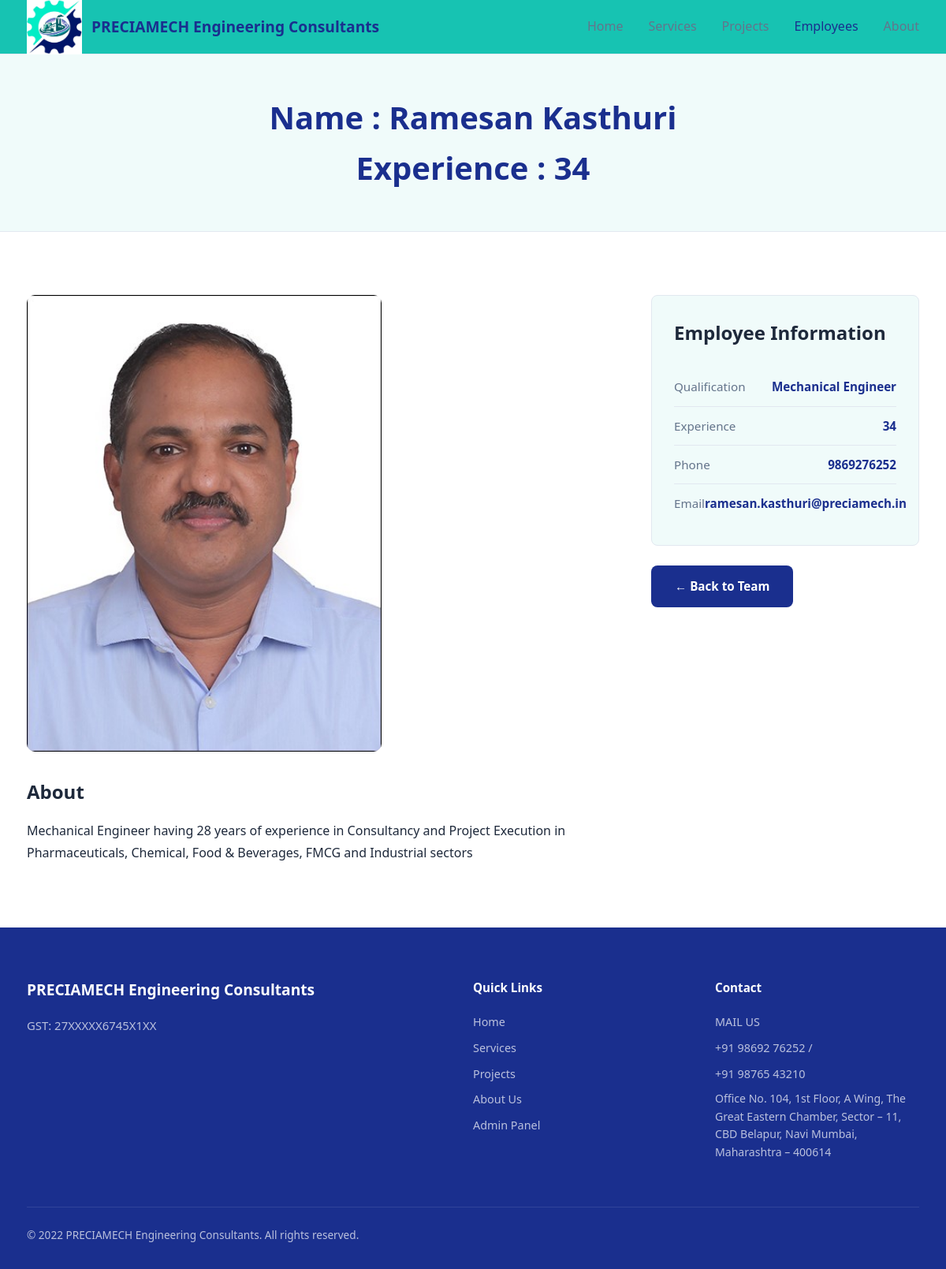
Screenshot of /employees/1 with the database file from the repository.
### app.py (models this page shows)
class Employee(db.Model):
    id = db.Column(db.Integer, primary_key=True)
    name = db.Column(db.String(150), nullable=False)
    category = db.Column(db.String(20), nullable=False)
    qualification = db.Column(db.String(200))
    experience = db.Column(db.String(100))
    description = db.Column(db.Text)
    image_filename = db.Column(db.String(250))
    phone = db.Column(db.String(30))
    email = db.Column(db.String(150))
    created_at = db.Column(db.DateTime, default=datetime.utcnow)

### app.py (the view)
@app.route('/employees/<int:employee_id>')
def employee_detail(employee_id):
    employee = Employee.query.get_or_404(employee_id)
    return render_template(
        'employee_detail.html',
        employee=employee
    )

### templates/employee_detail.html (shortened to what this page needs)
{% extends 'base.html' %}
{% block content %}
<div class="page-header">
    <div class="container">
        <h1>Name : {{ employee.name }}</h1>
        <h1>Experience : {{ employee.experience }}
    </div>
</div>
<section class="section">
    <div class="container">
        <div class="detail-grid">
            <div>
                {% if employee.image_filename %}
                <img src="{{ url_for('static', filename='uploads/' + employee.image_filename) }}"
                     style="width:100%;
                     max-width:450px;
                     border-radius:10px;
                     margin-bottom:25px;">
                {% else %}
                <div class="about-img">👤</div>
                {% endif %}
                {% if employee.description %}
                <h2>About</h2>
                <p style="line-height:1.8;margin-top:15px;">
                    {{ employee.description }}
                </p>
                {% endif %}
            </div>
            <div>
                <div class="detail-card">
                    <h2 style="margin-bottom:25px;">
                        Employee Information
                    </h2>
                    <div class="detail-row">
                        <span class="label">Qualification</span>
                        <span class="value">{{ employee.qualification }}</span>
                    </div>
                    <div class="detail-row">
                        <span class="label">Experience</span>
                        <span class="value">{{ employee.experience }}</span>
                    </div>
                    <div class="detail-row">
                        <span class="label">Phone</span>
                        <span class="value">{{ employee.phone }}</span>
                    </div>
                    <div class="detail-row">
                        <span class="label">Email</span>
                        <span class="value">{{ employee.email }}</span>
                    </div>
                </div>
                <br>
                <a href="{{ url_for('employees') }}"
                   class="btn btn-dark">
                    ← Back to Team
                </a>
            </div>
        </div>
    </div>
</section>
{% endblock %}

### templates/base.html (shortened to what this page needs)
<!DOCTYPE html>
<html lang="en">
<head>
  <link rel="stylesheet" href="{{ url_for('static', filename='css/style.css') }}">
</head>
<body>
<nav class="navbar">
  <div class="container">
    <div class="navbar-inner">
      <a href="{{ url_for('index') }}" class="navbar-brand">
        <img src="{{ url_for('static', filename='uploads/logo.jpg') }}"
             alt="PRECIAMECH Engineering Consultants" class="navbar-logo">PRECIAMECH Engineering Consultants
      </a>
      <ul class="nav-links">
        <li><a href="{{ url_for('index') }}">Home</a></li>
        <li><a href="{{ url_for('services') }}">Services</a></li>
        <li><a href="{{ url_for('projects') }}">Projects</a></li>
          <li><a href="{{ url_for('employees') }}">Employees</a></li>
          <li><a href="{{ url_for('about') }}">About</a></li>
      </ul>
    </div>
  </div>
</nav>
{% block content %}{% endblock %}
<footer>
  <div class="container">
    <div class="footer-grid">
      <div class="footer-brand">
        <h3>PRECIAMECH Engineering Consultants</h3>
          <p>GST: 27XXXXX6745X1XX</p>
      </div>
      <div class="footer-col">
        <h4>Quick Links</h4>
        <a href="{{ url_for('index') }}">Home</a>
        <a href="{{ url_for('services') }}">Services</a>
        <a href="{{ url_for('projects') }}">Projects</a>
        <a href="{{ url_for('about') }}">About Us</a>
        <a href="{{ url_for('admin_login') }}">Admin Panel</a>
      </div>
      <div class="footer-col">
        <h4>Contact</h4>
        <a href="mailto:ramesan.kasthuri@preciamech.in" target="_blank">MAIL US</a>
          <p><a href="tel:+919869276252">+91 98692 76252 /</a><a href="tel:+919876543210">+91 98765 43210</a></p>
          <a href="https://maps.app.goo.gl/hhNYZBcNjNGuJVdv5"><p style="font-size:.88rem;margin-top:.5rem;">Office No. 104, 1st Floor, A Wing, The Great Eastern Chamber, Sector – 11, CBD Belapur, Navi Mumbai, Maharashtra – 400614</p></a>
      </div>
    </div>
    <div class="footer-bottom">
      <p>&copy; 2022 PRECIAMECH Engineering Consultants. All rights reserved.</p>
    </div>
  </div>
</footer>
</body>
</html>

### static/css/style.css (style rules this page uses)
*,*::before,*::after { box-sizing:border-box;margin:0;padding:0 }
:root { --navy:#1a2f8e;--navy-light:#243db0;--teal:#17c3b2;--teal-dark:#12a898; --gold:#17c3b2;--gold-dark:#12a898; --text:#1e293b;--muted:#64748b;--border:#e2e8f0;--bg:#f0fbfa;--white:#ffffff; --radius:8px;--shadow:0 4px 20px rgba(0,0,0,.08) }
html { scroll-behavior:smooth }
body { font-family:'Segoe UI',system-ui,sans-serif;color:var(--text);background-color:#ffffff;line-height:1.6 }
a { color:inherit;text-decoration:none }
img { max-width:200%;height: auto }
.container { max-width:1180px;margin:0 auto;padding:0 1.5rem }
.section { padding:5rem 0 }
.btn { display:inline-flex;align-items:center;gap:.5rem;padding:.75rem 1.75rem;border-radius:var(--radius);font-weight:600;font-size:.95rem;cursor:pointer;transition:all .2s;border:2px solid transparent }
.btn-dark { background:var(--navy);color:var(--white) }
.navbar { background:var(--teal);border-bottom:1px solid var(--border);position:sticky;top:0;z-index:100 }
.navbar-inner { display:flex;align-items:center;justify-content:space-between;height:68px }
.navbar-brand { display:flex;align-items:center;gap:.75rem;font-weight:800;font-size:1.2rem;color:var(--navy) }
.navbar-logo { height:70px;width:70px; }
.nav-links { display:flex;gap:2rem;list-style:none }
.nav-links a { font-weight:500;color:var(--muted);padding:.25rem 0;border-bottom:2px solid transparent;transition:all .2s }
.nav-links a:hover,.nav-links a.active { color:var(--navy);border-color:var(--teal) }
.page-header { background:var(--bg);border-bottom:1px solid var(--border);padding:3rem 0;text-align:center }
.page-header h1 { font-size:2.5rem;font-weight:800;color:var(--navy) }
.detail-grid { display:grid;grid-template-columns:1fr 340px;gap:3rem;align-items:start }
.detail-card { background:var(--bg);border:1px solid var(--border);border-radius:var(--radius);padding:1.75rem }
.detail-row { display:flex;justify-content:space-between;padding:.75rem 0;border-bottom:1px solid var(--border);font-size:.95rem }
.detail-row:last-child { border-bottom:none }
.detail-row .label { color:var(--muted);font-weight:500 }
.detail-row .value { font-weight:600;color:var(--navy);text-align:right }
footer { background:var(--navy);color:rgba(255,255,255,.7);padding:4rem 0 2rem }
.footer-grid { display:grid;grid-template-columns:2fr 1fr 1fr;gap:3rem;margin-bottom:3rem }
.footer-brand h3 { color:var(--white);font-size:1.2rem;font-weight:800;margin-bottom:1rem }
.footer-brand p { line-height:1.8;font-size:.93rem }
.footer-col h4 { color:var(--white);font-weight:700;margin-bottom:1.25rem;font-size:.95rem }
.footer-col a { display:block;margin-bottom:.6rem;font-size:.9rem;transition:color .2s }
.footer-bottom { border-top:1px solid rgba(255,255,255,.1);padding-top:1.5rem;display:flex;justify-content:space-between;font-size:.85rem }

### rows the page displays
Employee: name "Ramesan Kasthuri", experience "34", image_filename (picture), description "Mechanical Engineer having 28 years of experience in Consultancy and Project Execution in Pharmaceuticals, Chemical, Food & Beverages, FMCG and Industrial sectors", qualification "Mechanical Engineer", phone "9869276252", email "ramesan.kasthuri@preciamech.in"
